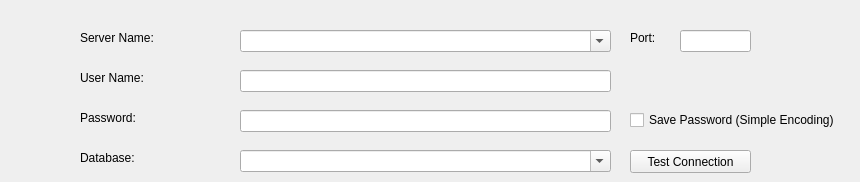
      <widget class="QWidget" name="pgTargetTab">
       <attribute name="title">
        <string>PostgreSQL</string>
       </attribute>
       <widget class="QLabel" name="label_52">
        <property name="geometry">
         <rect>
          <x>80</x>
          <y>110</y>
          <width>111</width>
          <height>16</height>
         </rect>
        </property>
        <property name="text">
         <string>Password:</string>
        </property>
       </widget>
       <widget class="QComboBox" name="pgServerNameComboBox">
        <property name="geometry">
         <rect>
          <x>240</x>
          <y>30</y>
          <width>371</width>
          <height>22</height>
         </rect>
        </property>
        <property name="editable">
         <bool>true</bool>
        </property>
       </widget>
       <widget class="QLineEdit" name="pgUserNameLineEdit">
        <property name="geometry">
         <rect>
          <x>240</x>
          <y>70</y>
          <width>371</width>
          <height>22</height>
         </rect>
        </property>
       </widget>
       <widget class="QLabel" name="label_53">
        <property name="geometry">
         <rect>
          <x>80</x>
          <y>70</y>
          <width>111</width>
          <height>16</height>
         </rect>
        </property>
        <property name="text">
         <string>User Name:</string>
        </property>
       </widget>
       <widget class="QCheckBox" name="pgSavePasswordCheckBox">
        <property name="enabled">
         <bool>true</bool>
        </property>
        <property name="geometry">
         <rect>
          <x>630</x>
          <y>110</y>
          <width>221</width>
          <height>20</height>
         </rect>
        </property>
        <property name="text">
         <string>Save Password (Simple Encoding)</string>
        </property>
       </widget>
       <widget class="QLabel" name="label_54">
        <property name="geometry">
         <rect>
          <x>80</x>
          <y>30</y>
          <width>121</width>
          <height>16</height>
         </rect>
        </property>
        <property name="text">
         <string>Server Name:</string>
        </property>
       </widget>
       <widget class="QPushButton" name="t_pgTestConnectionButton">
        <property name="enabled">
         <bool>true</bool>
        </property>
        <property name="geometry">
         <rect>
          <x>630</x>
          <y>150</y>
          <width>121</width>
          <height>23</height>
         </rect>
        </property>
        <property name="text">
         <string>Test Connection</string>
        </property>
       </widget>
       <widget class="QComboBox" name="pgDatabaseComboBox">
        <property name="geometry">
         <rect>
          <x>240</x>
          <y>150</y>
          <width>371</width>
          <height>22</height>
         </rect>
        </property>
        <property name="editable">
         <bool>true</bool>
        </property>
       </widget>
       <widget class="QLineEdit" name="pgPasswordLineEdit">
        <property name="geometry">
         <rect>
          <x>240</x>
          <y>110</y>
          <width>371</width>
          <height>22</height>
         </rect>
        </property>
        <property name="echoMode">
         <enum>QLineEdit::Password</enum>
        </property>
       </widget>
       <widget class="QLabel" name="label_21">
        <property name="geometry">
         <rect>
          <x>630</x>
          <y>30</y>
          <width>53</width>
          <height>16</height>
         </rect>
        </property>
        <property name="text">
         <string>Port:</string>
        </property>
       </widget>
       <widget class="QLineEdit" name="pgPortLineEdit">
        <property name="geometry">
         <rect>
          <x>680</x>
          <y>30</y>
          <width>71</width>
          <height>22</height>
         </rect>
        </property>
       </widget>
       <widget class="QLabel" name="label_55">
        <property name="geometry">
         <rect>
          <x>80</x>
          <y>150</y>
          <width>91</width>
          <height>16</height>
         </rect>
        </property>
        <property name="text">
         <string>Database:</string>
        </property>
       </widget>
      </widget>
